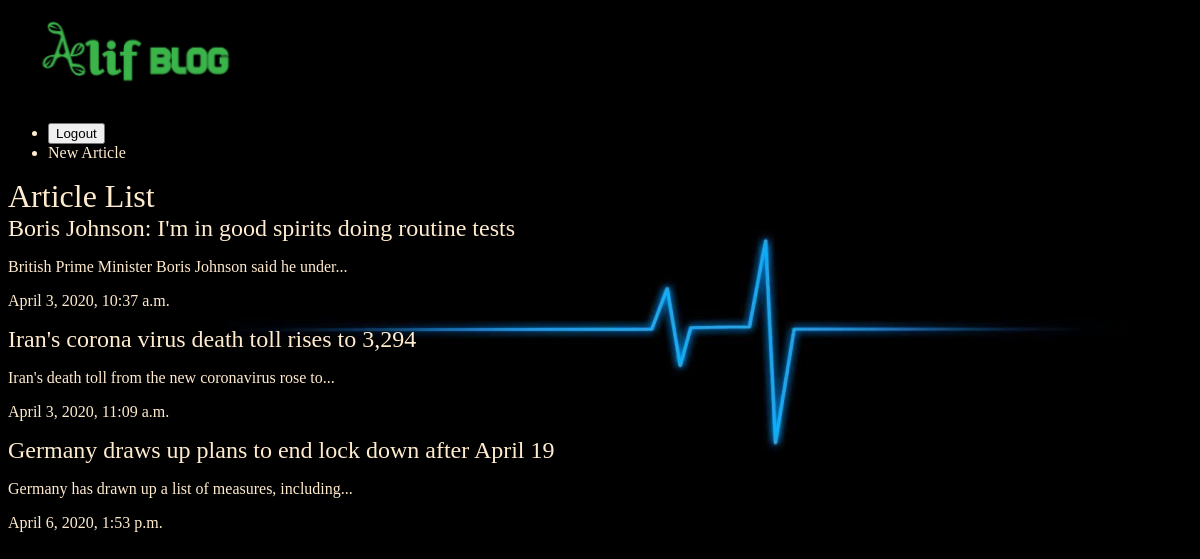
The app's page /articles/ (signed in), older data.
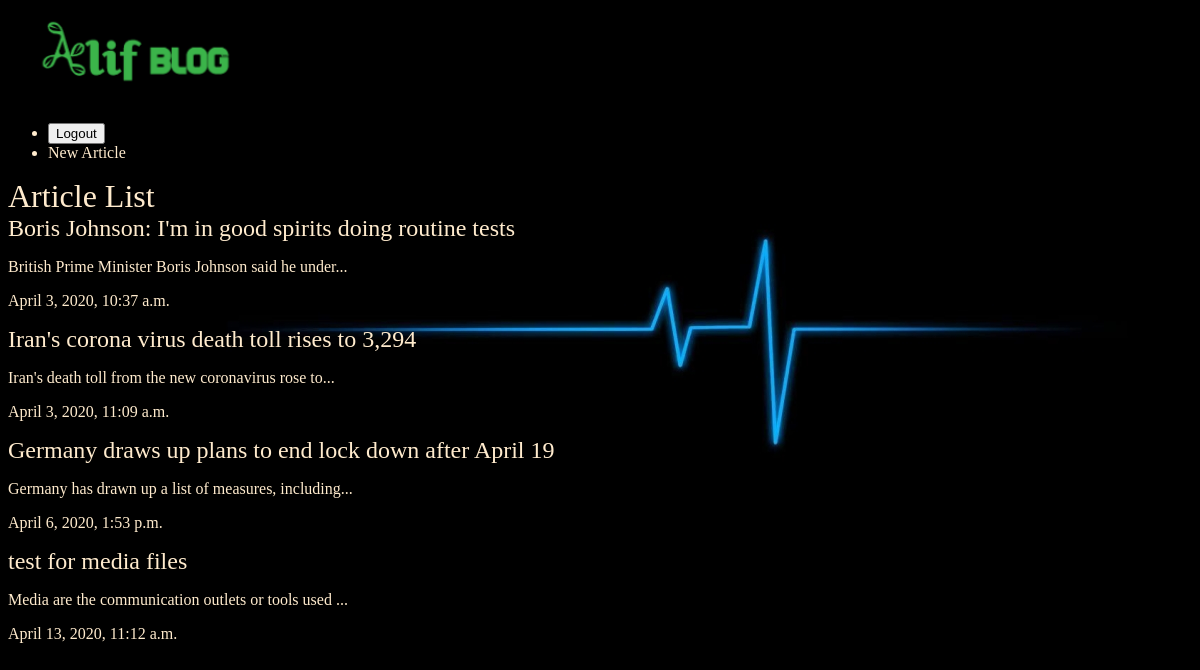
The same page, newer data.
### articles/models.py (models this page shows, shortened)
class Article(models.Model):
    title = models.CharField(max_length=100)
    slug = models.SlugField()
    body = models.TextField()
    date = models.DateTimeField(auto_now_add=True)
    thumb = models.ImageField(default='default.png', blank=True)
    def snippet(self):
        return self.body[:50] + '...'

### articles/views.py (the view)
def article_list(request):
    articles = Article.objects.all().order_by('date')
    return render(request,'articles/article_list.html', {'articles': articles})

### articles/templates/articles/article_list.html
{% extends 'base_layout.html' %}
{% block content %}
    <h1>Article List</h1>
    <div class="articles">
        {% for article in articles %}
        <div class="article">
           <h2><a href="{% url 'articles:detail' slug=article.slug %}">{{ article.title}}</a></h2>
           <p>{{ article.snippet }}</p>
           <p>{{ article.date }}</p>
         </div>
       {% endfor %}
     </div>
{% endblock %}

Row changes from the older to the newer data that the page shows:
added Article: title "test for media files", snippet "Media are the communication outlets or tools used ...", date "April 13, 2020, 11:12 a.m."
